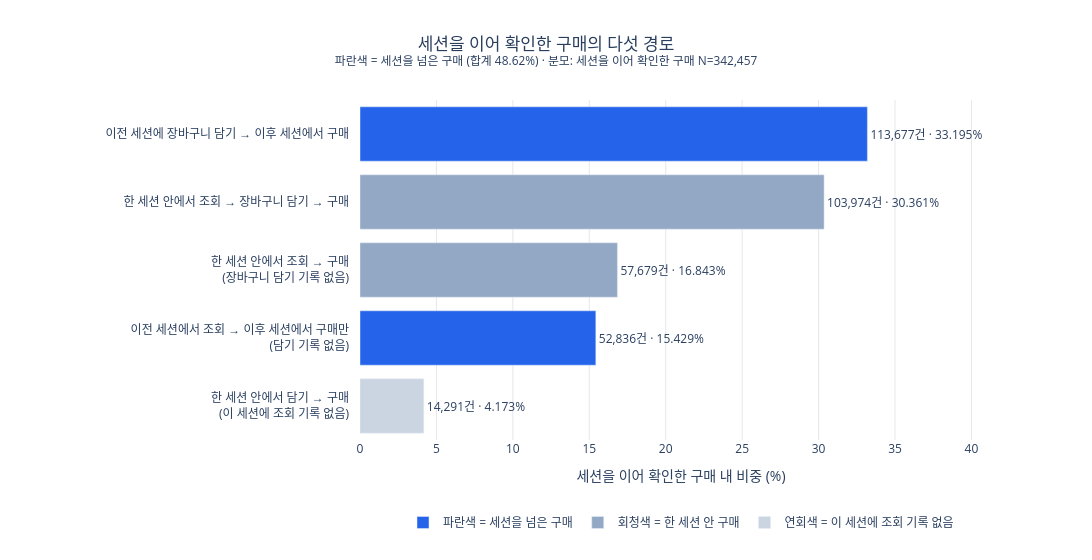

Source (notebook cell):
### Code cell
SESSION_GROUP_ORDER = ['세션을 넘은 구매', '한 세션 안 구매', '이 세션에 조회 기록 없음']
GROUP_COLORS = {'세션을 넘은 구매': '#2563EB', '한 세션 안 구매': '#93A8C4', '이 세션에 조회 기록 없음': '#CBD5E1'}
GROUP_LEGEND = {
    '세션을 넘은 구매': '파란색 = 세션을 넘은 구매',
    '한 세션 안 구매': '회청색 = 한 세션 안 구매',
    '이 세션에 조회 기록 없음': '연회색 = 이 세션에 조회 기록 없음',
}
chart_labels = paths_display['구매_경로'].str.replace(' (', '<br>(', regex=False)
cross_share = paths_display.loc[paths_display['세션_구분'].eq('세션을 넘은 구매'), '대표 첫 구매 내 비중 (%)'].sum()
fig = go.Figure()
for group in SESSION_GROUP_ORDER:
    mask = paths_display['세션_구분'].eq(group)
    rows = paths_display.loc[mask]
    fig.add_trace(go.Bar(
        x=rows['대표 첫 구매 내 비중 (%)'], y=chart_labels[mask], orientation='h',
        name=GROUP_LEGEND[group], marker_color=GROUP_COLORS[group],
        text=[f"{n:,}건 · {p:.3f}%" for n, p in zip(rows['조합 수'], rows['대표 첫 구매 내 비중 (%)'])],
        textposition='outside', cliponaxis=False,
        hovertemplate='%{y}<br>%{text}<extra></extra>',
    ))
fig.update_layout(
    title=dict(text=f'세션을 이어 확인한 구매의 다섯 경로<br><sup>파란색 = 세션을 넘은 구매 (합계 {cross_share:.2f}%) · 분모: 세션을 이어 확인한 구매 N={representative:,}</sup>', x=0.5),
    barmode='overlay',
    xaxis=dict(title='세션을 이어 확인한 구매 내 비중 (%)', range=[0, 42], gridcolor='#E5E7EB'),
    yaxis=dict(categoryorder='array', categoryarray=chart_labels.tolist(), autorange='reversed', ticklabelstandoff=10),
    legend=dict(orientation='h', x=0.5, xanchor='center', y=-0.2),
    paper_bgcolor='white', plot_bgcolor='white', height=560, width=1108,
    margin=dict(l=360, r=90, t=100, b=120),
)
fig.show()

### Figure 1 — Plotly figure (JSON) as saved in the notebook; plotly's stock layout.template omitted (floating-point values rounded to 4 significant figures)
{"data": [{"cliponaxis": false, "hovertemplate": "%{y}<br>%{text}<extra></extra>", "marker": {"color": "#2563EB"}, "name": "파란색 = 세션을 넘은 구매", "orientation": "h", "text": ["113,677건 · 33.195%", "52,836건 · 15.429%"], "textposition": "outside", "type": "bar", "x": [33.19, 15.43], "y": ["이전 세션에 장바구니 담기 → 이후 세션에서 구매", "이전 세션에서 조회 → 이후 세션에서 구매만<br>(담기 기록 없음)"]}, {"cliponaxis": false, "hovertemplate": "%{y}<br>%{text}<extra></extra>", "marker": {"color": "#93A8C4"}, "name": "회청색 = 한 세션 안 구매", "orientation": "h", "text": ["103,974건 · 30.361%", "57,679건 · 16.843%"], "textposition": "outside", "type": "bar", "x": [30.36, 16.84], "y": ["한 세션 안에서 조회 → 장바구니 담기 → 구매", "한 세션 안에서 조회 → 구매<br>(장바구니 담기 기록 없음)"]}, {"cliponaxis": false, "hovertemplate": "%{y}<br>%{text}<extra></extra>", "marker": {"color": "#CBD5E1"}, "name": "연회색 = 이 세션에 조회 기록 없음", "orientation": "h", "text": ["14,291건 · 4.173%"], "textposition": "outside", "type": "bar", "x": [4.173], "y": ["한 세션 안에서 담기 → 구매<br>(이 세션에 조회 기록 없음)"]}], "layout": {"barmode": "overlay", "height": 560, "legend": {"orientation": "h", "x": 0.5, "xanchor": "center", "y": -0.2}, "margin": {"b": 120, "l": 360, "r": 90, "t": 100}, "paper_bgcolor": "white", "plot_bgcolor": "white", "title": {"text": "세션을 이어 확인한 구매의 다섯 경로<br><sup>파란색 = 세션을 넘은 구매 (합계 48.62%) · 분모: 세션을 이어 확인한 구매 N=342,457</sup>", "x": 0.5}, "width": 1108, "xaxis": {"gridcolor": "#E5E7EB", "range": [0, 42], "title": {"text": "세션을 이어 확인한 구매 내 비중 (%)"}}, "yaxis": {"autorange": "reversed", "categoryarray": ["이전 세션에 장바구니 담기 → 이후 세션에서 구매", "한 세션 안에서 조회 → 장바구니 담기 → 구매", "한 세션 안에서 조회 → 구매<br>(장바구니 담기 기록 없음)", "이전 세션에서 조회 → 이후 세션에서 구매만<br>(담기 기록 없음)", "한 세션 안에서 담기 → 구매<br>(이 세션에 조회 기록 없음)"], "categoryorder": "array", "ticklabelstandoff": 10}}}
